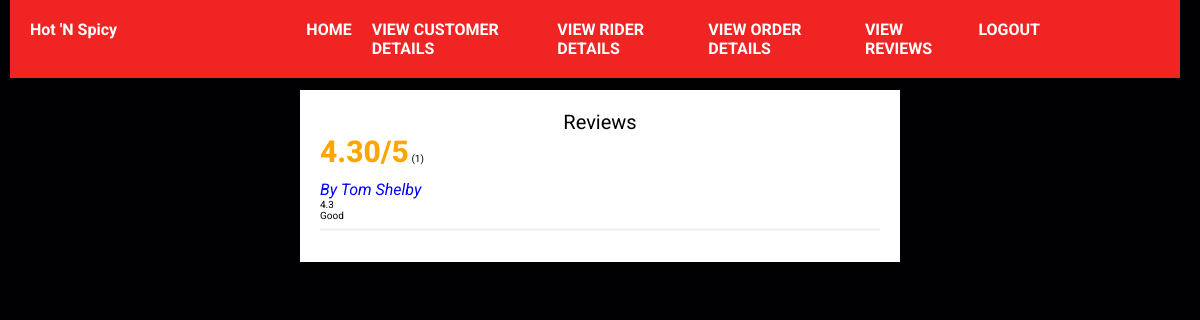
/allreviews/17 (signed in), run on the app's committed database.
### tables this page shows
CREATE TABLE Customers(
        customer_id    INTEGER PRIMARY KEY AUTOINCREMENT,
        phone_no       varchar (25),
        user_name      VARCHAR (30),
        first_name     VARCHAR (30),
        last_name      VARCHAR (30),
        password        VARCHAR (30),
        address        VARCHAR (100),
        email          VARCHAR (50),
        admin_id        int not null,
        FOREIGN KEY (ADMIN_ID) REFERENCES ADMIN(ADMIN_ID)
        );

CREATE TABLE Reviews
    (
        review_id             INTEGER PRIMARY KEY AUTOINCREMENT,
        review_rate           DECIMAL (2,2) NOT NULL,
        review_description    VARCHAR (500) NOT NULL,
        Order_ID              int NOT NULL UNIQUE,
        FOREIGN KEY (Order_ID) REFERENCES ORDERED(Order_ID) ON DELETE CASCADE
    );

### app.py (the view)
@app.route('/allreviews/<int:food_no>')
def allReviews(food_no):
    if "email" and "password" in session:
        allreviews = db.returnAllReviewsOfFood_noWithJoins(food_no)
        allreviews = allreviews.fetchall()
        reviewsAndCount = db.returnReviewsOfFood_noWithJoins(food_no)
        reviewsAndCount = reviewsAndCount.fetchone()
        return render_template('allReviews.html', allreviews=allreviews, reviewsAndCount=reviewsAndCount)
    return redirect(url_for("adminLogin"))

### database.py (called while the page is built)
    @staticmethod
    def returnAllReviewsOfFood_noWithJoins(food_no):
        connection = s.connect("foodSystem.db")
        cursor = connection.cursor()
        reviews = cursor.execute(f'''
            SELECT c.first_name, c.last_name, r.review_rate, r.review_description from Reviews r
            inner join Ordered o
            on o.Order_Id = r.Order_Id
            INNER join Customers c
            on o.customer_id = c.customer_id
            inner join Food f
            on o.food_no = f.food_no
            where f.food_no = '{food_no}'
        ''')
        return reviews

    @staticmethod
    def returnReviewsOfFood_noWithJoins(food_id):
        connection = s.connect("foodSystem.db")
        cursor = connection.cursor()
        reviews = cursor.execute(f'''
            SELECT avg(r.review_rate), count(*) from Reviews r
            inner join Ordered o
            on o.Order_Id = r.Order_Id
            INNER join Customers c
            on o.customer_id = c.customer_id
            inner join Food f
            on o.food_no = f.food_no
            GROUP by f.food_no
            having f.food_no = '{food_id}'
        ''')
        return reviews

### templates/allReviews.html (shortened to what this page needs)
{% extends 'adminBase.html' %}
{% block body %}
{% if allreviews != [] %}
    <div style="width: 50%;margin-left: 25%;margin-right: 25%;margin-top: 12px;" class="reviews">
        <div style="text-align: center;font-size: 20px;">Reviews</div>
        <span class="totaReviews" style="font-size: 30px; font-weight: 800; color: orange;">{{ "%.2f"|format(reviewsAndCount[0]) }}/5</span>
        <span>({{ reviewsAndCount[1] }})</span>
        <br><br>
        {% for i in range(allreviews|length) %}
            <div style="border-bottom: 3px solid #F2F3F5;padding-bottom: 7px;" class="revs">
                <div style="font-style: italic; font-size: 16px;color: blue;"
                class="reviewerName">by {{allreviews[i][0]}} {{allreviews[i][1]}}</div>
                <div class="revRating">{{allreviews[i][2]}}</div>
                <div class="revDesc">{{allreviews[i][3]}}</div>
            </div>
            <br>
        {% endfor %}
        </div>
        {% else %}
        <div class="reviews" style="width: 50%;margin-left: 25%;margin-right: 25%;margin-top: 12px;">
            <div style="font-size: 18px; text-align: center;">
                No reviews yet.
            </div>
        </div>
            {% endif %}
{% endblock body %}

### static/css/adminStyle.css (style rules this page uses)
* { margin: 0; padding: 0; font-family:system-ui, -apple-system, BlinkMacSystemFont, 'Segoe UI', Roboto, Oxygen, Ubuntu, Cantarell, 'Open Sans', 'Helvetica Neue', sans-serif; }
body { background-color: #000000; }

### static/css/style.css (style rules this page uses)
:root { --main-color: #f12424; --black: #13131a; --bg: #010103; --border: .1rem solid rgba(255, 255, 255, .3); }
* { margin: 0; padding: 0; font-family:'Roboto', sans-serif; outline: none; border:none; box-sizing: border-box; text-decoration: none; text-transform: capitalize; transition: .2s linear; }
html { font-size: 62.5%; overflow-x: hidden; scroll-padding-top: 9rem; scroll-behavior: smooth; }
body { background: var(--bg); }
.reviews { background-color: white; padding: 20px; box-sizing: border-box; box-shadow: 0 1px 2px rgba(0, 0, 0, 0.2); margin-top: 5px; }

### data on the page
Customers: first_name "Tom", last_name "Shelby"
Reviews: review_rate "4.3", review_description "Good"

### other printed values
{{ "%.2f"|format(reviewsAndCount[0]) }} "4.30"
{{ reviewsAndCount[1] }} "1"
